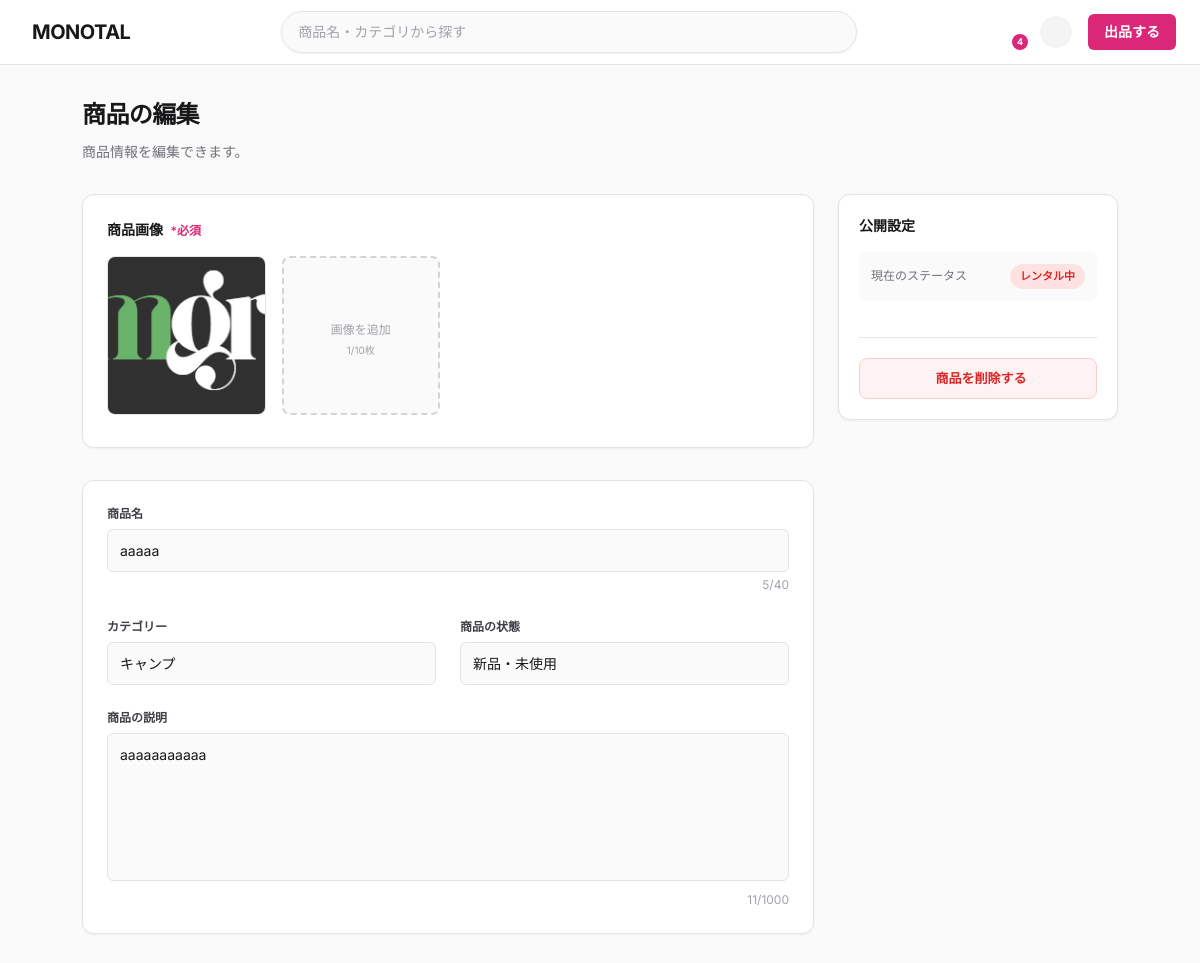
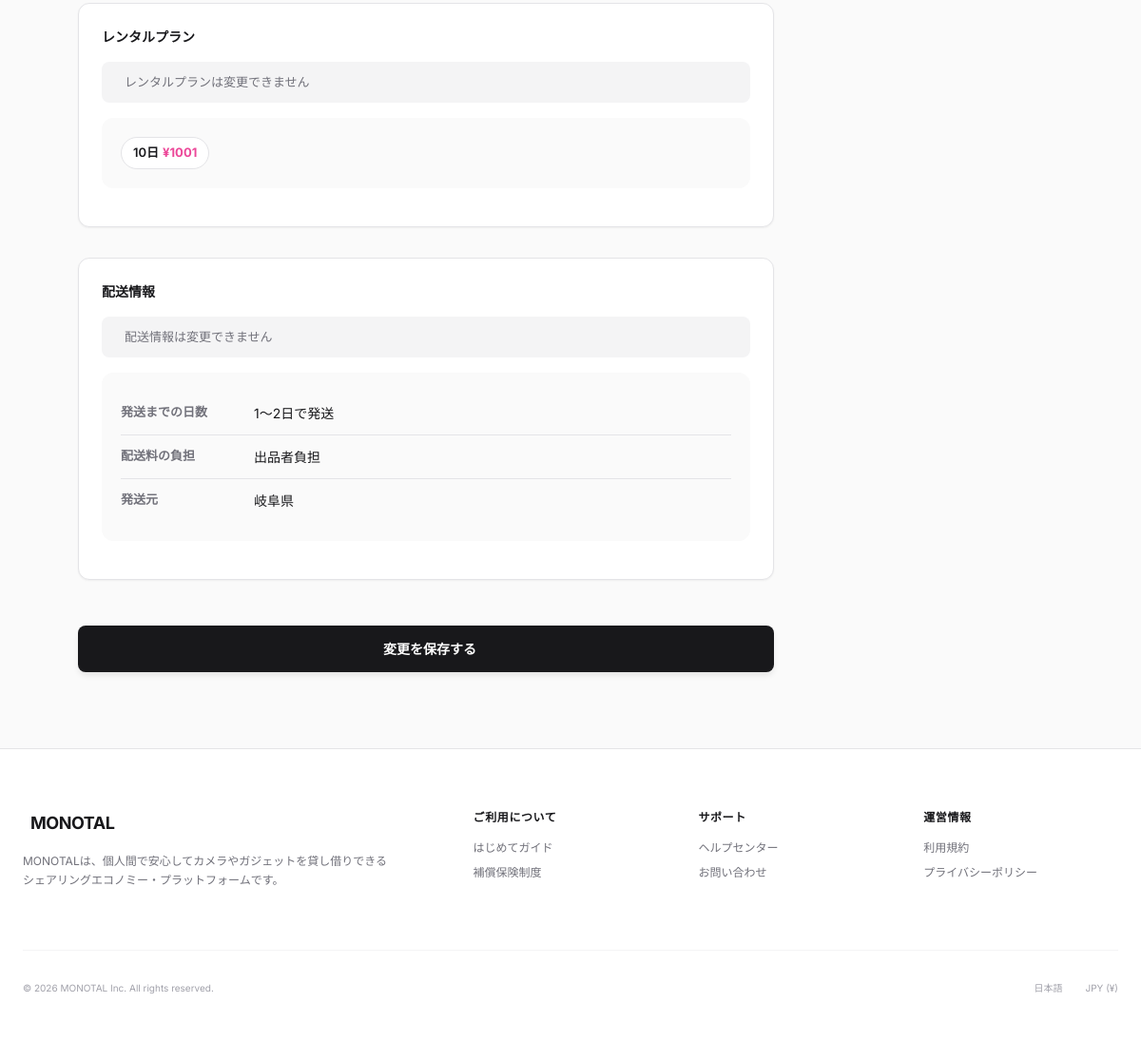
The app's page /monotal/product/1/edit/ (signed in) with its own data (2 pictures, top to bottom).
### monotal/models.py (models this page shows, shortened)
class ProductImage(models.Model):
    product_image_id = models.AutoField(primary_key=True)
    product = models.ForeignKey(
        Product,
        on_delete=models.CASCADE,
        related_name='images',
        db_column='product_id'
    )
    image = models.ImageField(upload_to='product_images/')
    display_order = models.IntegerField(default=0)  # 表示順序（0が最初）
    register_datetime = models.DateTimeField(auto_now_add=True)
    class Meta:
        db_table = 'T_ProductImage'
        verbose_name = '商品画像'
        verbose_name_plural = '商品画像'
        ordering = ['display_order', 'product_image_id']

class Product(models.Model):
    product_id = models.AutoField(primary_key=True)
    product_name = models.CharField(max_length=200)
    product_description = models.CharField(max_length=2000, null=True, blank=True)
    shipping_days = models.ForeignKey(
        ShippingDays,
        on_delete=models.PROTECT,
        db_column='shipping_days_id',
        null=True,
        blank=True
    )
    shipping_burden = models.ForeignKey(
        ShippingBurden,
        on_delete=models.PROTECT,
        db_column='shipping_burden_id',
        null=True,
        blank=True
    )
    product_condition = models.ForeignKey(
        ProductCondition,
        on_delete=models.PROTECT,
        db_column='product_condition_id'
    )
    product_status = models.ForeignKey(
        ProductStatus,
        on_delete=models.PROTECT,
        db_column='product_status_id'
    )
    product_category = models.ForeignKey(
        ProductCategory,
        on_delete=models.PROTECT,
        db_column='product_category_id'
    )
    rental_days = models.IntegerField()
    rental_fee = models.DecimalField(max_digits=10, decimal_places=2)
    contract_datetime = models.DateTimeField(null=True, blank=True)
    listing_stop_datetime = models.DateTimeField(null=True, blank=True)
    user = models.ForeignKey(
        User,
        on_delete=models.CASCADE,
        related_name='products',
        db_column='user_id'
    )
    shipping_address = models.ForeignKey(
        UserAddress,
        on_delete=models.SET_NULL,
        null=True,
        blank=True,
        related_name='products_as_shipping',
        db_column='shipping_address_id'
    )
    shipping_prefecture = models.ForeignKey(
        Prefecture,
        on_delete=models.SET_NULL,
        null=True,
        blank=True,
        related_name='products_as_shipping',
        db_column='shipping_prefecture_id'
    )
    register_datetime = models.DateTimeField(auto_now_add=True)
    update_datetime = models.DateTimeField(auto_now=True)
    delete_datetime = models.DateTimeField(null=True, blank=True)
    class Meta:
        db_table = 'T_Product'
        verbose_name = '商品'
        verbose_name_plural = '商品'

class ProductCategory(models.Model):
    product_category_id = models.AutoField(primary_key=True)
    parent_product_category = models.ForeignKey(
        'self',
        on_delete=models.CASCADE,
        null=True,
        blank=True,
        related_name='subcategories',
        db_column='parent_product_category_id'
    )
    category_name = models.CharField(max_length=100)
    class Meta:
        db_table = 'M_ProductCategory'
        verbose_name = '商品カテゴリ'
        verbose_name_plural = '商品カテゴリ'

class ProductCondition(models.Model):
    product_condition_id = models.AutoField(primary_key=True)
    condition_name = models.CharField(max_length=50, unique=True)
    class Meta:
        db_table = 'M_ProductCondition'
        verbose_name = '商品状態'
        verbose_name_plural = '商品状態'

class ProductRentalPlan(models.Model):
    product_rental_plan_id = models.AutoField(primary_key=True)
    product = models.ForeignKey(
        Product,
        on_delete=models.CASCADE,
        related_name='rental_plans',
        db_column='product_id'
    )
    rental_days = models.IntegerField()  # レンタル日数
    rental_fee = models.DecimalField(max_digits=10, decimal_places=0)  # レンタル金額
    register_datetime = models.DateTimeField(auto_now_add=True)
    class Meta:
        db_table = 'T_ProductRentalPlan'
        verbose_name = '商品レンタルプラン'
        verbose_name_plural = '商品レンタルプラン'
        ordering = ['rental_days']

class ShippingDays(models.Model):
    shipping_days_id = models.AutoField(primary_key=True)
    days_label = models.CharField(max_length=50, unique=True)  # 表示名: "1〜2日で発送"
    days_min = models.IntegerField()  # 最小日数
    days_max = models.IntegerField()  # 最大日数
    display_order = models.IntegerField(default=0)  # 表示順序
    class Meta:
        db_table = 'M_ShippingDays'
        verbose_name = '発送日数'
        verbose_name_plural = '発送日数'
        ordering = ['display_order', 'days_min']

class ShippingBurden(models.Model):
    shipping_burden_id = models.AutoField(primary_key=True)
    burden_name = models.CharField(max_length=50, unique=True)
    class Meta:
        db_table = 'M_ShippingBurden'
        verbose_name = '発送料負担'
        verbose_name_plural = '発送料負担'

class Prefecture(models.Model):
    prefecture_id = models.AutoField(primary_key=True)
    prefecture_name = models.CharField(max_length=10, unique=True)
    prefecture_code = models.CharField(max_length=2, unique=True)  # 01-47のコード
    class Meta:
        db_table = 'M_Prefecture'
        verbose_name = '都道府県'
        verbose_name_plural = '都道府県'
        ordering = ['prefecture_id']

### monotal/views.py (the view, shortened to what this page needs)
class ProductEditView(LoginRequiredMixin, View):
    login_url = '/monotal/login/'
    def get(self, request, product_id, *args, **kwargs):
        try:
            product = Product.objects.select_related(
                'product_condition',
                'product_status',
                'product_category',
                'shipping_days',
                'shipping_burden',
                'user'
            ).prefetch_related(
                'images',
                'rental_plans'
            ).get(
                product_id=product_id,
                delete_datetime__isnull=True
            )
        except Product.DoesNotExist:
            messages.error(request, '商品が見つかりません。')
            return redirect('product_list')
        if request.user != product.user:
            messages.error(request, 'この商品を編集する権限がありません。')
            return redirect('product_detail', product_id=product_id)
        if not BankAccount.objects.filter(user=request.user).exists():
            return redirect('bank_account_required')
        categories = ProductCategory.objects.filter(
            parent_product_category__isnull=True
        ).prefetch_related('subcategories')
        conditions = ProductCondition.objects.all()
        prefectures = Prefecture.objects.all()
        shipping_days_list = ShippingDays.objects.all()
        shipping_burdens = ShippingBurden.objects.all()
        product_statuses = ProductStatus.objects.all()
        rental_plans = ProductRentalPlan.objects.filter(
            product=product
        ).order_by('rental_days')
        user_addresses = UserAddress.objects.filter(
            user=request.user
        ).select_related('prefecture').order_by('-is_default', '-register_datetime')
        default_address = user_addresses.filter(is_default=True).first()
        has_bank_account = BankAccount.objects.filter(user=request.user).exists()
        context = {
            'product': product,
            'product_images': list(product.images.all()),
            'rental_plans': list(rental_plans),
            'categories': categories,
            'conditions': conditions,
            'prefectures': prefectures,
            'shipping_days_list': shipping_days_list,
            'shipping_burdens': shipping_burdens,
            'product_statuses': product_statuses,
            'user_addresses': user_addresses,
            'default_address': default_address,
            'has_bank_account': has_bank_account,
        }
        return render(request, 'product_edit.html', context)

### templates/product_edit.html (shortened to what this page needs)
{% extends 'base.html' %}
{% load static %}
{% block extra_css %}
<link rel="stylesheet" type="text/css" href="{% static 'css/create-sell.css' %}">
{% endblock %}
{% block content %}
<main class="sell-main edit-page-layout">
    <div class="page-header">
        <h1 class="page-title">商品の編集</h1>
        <p class="page-subtitle">商品情報を編集できます。</p>
    </div>
    <div class="edit-page-grid">
        <div class="edit-main-content">
            <form id="editForm" enctype="multipart/form-data" data-product-id="{{ product.product_id }}">
        <section class="form-section">
            <label class="section-label">商品画像 <span class="required-badge">*必須</span></label>
            <div class="image-grid" id="imageGrid">
                {% for image in product_images %}
                <div class="existing-image-item" data-image-id="{{ image.product_image_id }}">
                    <img src="{{ image.image.url }}" alt="商品画像">
                </div>
                {% endfor %}
                <div class="upload-box" id="uploadBox">
                    <span class="upload-text">画像を追加</span>
                    <span class="upload-limit">最大10枚</span>
                </div>
            </div>
        </section>
        <section class="form-section">
            <div class="form-group">
                <label class="input-label">商品名</label>
                <input type="text" id="productName" class="form-input" placeholder="PCモニター 27インチ 4K対応" value="{{ product.product_name }}">
                <div class="char-count" id="nameCount">{{ product.product_name|length }}/40</div>
            </div>
            <div class="form-row">
                <div class="form-group">
                    <label class="input-label">カテゴリー</label>
                    <div class="select-wrapper">
                        <select id="category" class="form-select">
                            {% for category in categories %}
                            <option value="{{ category.product_category_id }}" {% if product.product_category and product.product_category.product_category_id == category.product_category_id %}selected{% endif %}>{{ category.category_name }}</option>
                            {% endfor %}
                        </select>
                    </div>
                </div>
                <div class="form-group">
                    <label class="input-label">商品の状態</label>
                    <div class="select-wrapper">
                        <select id="condition" class="form-select">
                            {% for condition in conditions %}
                            <option value="{{ condition.product_condition_id }}" {% if product.product_condition and product.product_condition.product_condition_id == condition.product_condition_id %}selected{% endif %}>{{ condition.condition_name }}</option>
                            {% endfor %}
                        </select>
                    </div>
                </div>
            </div>
            <div class="form-group">
                <label class="input-label">商品の説明</label>
                <textarea id="description" rows="6" class="form-textarea" placeholder="色、素材、重さ、定価、注意点などを詳しく記載してください。">{{ product.product_description }}</textarea>
                <div class="char-count" id="descCount">{{ product.product_description|length }}/1000</div>
            </div>
        </section>
        <section class="form-section">
            <label class="section-label">レンタルプラン</label>
            <div class="readonly-notice">
                レンタルプランは変更できません
            </div>
            <div class="info-section">
                <div class="plan-list">
                    {% for plan in rental_plans %}
                    <span class="plan-badge">
                        <span class="days">{{ plan.rental_days }}日</span>
                        <span class="price">¥{{ plan.rental_fee|floatformat:0 }}</span>
                    </span>
                    {% empty %}
                    <span class="info-value">-</span>
                    {% endfor %}
                </div>
            </div>
        </section>
        <section class="form-section">
            <label class="section-label">配送情報</label>
            <div class="readonly-notice">
                配送情報は変更できません
            </div>
            <div class="info-section">
                <div class="info-row">
                    <span class="info-label">発送までの日数</span>
                    <span class="info-value">{% if product.shipping_days %}{{ product.shipping_days.days_label }}{% else %}-{% endif %}</span>
                </div>
                <div class="info-row">
                    <span class="info-label">配送料の負担</span>
                    <span class="info-value">{% if product.shipping_burden %}{{ product.shipping_burden.burden_name }}{% else %}-{% endif %}</span>
                </div>
                <div class="info-row">
                    <span class="info-label">発送元</span>
                    <span class="info-value">{% if product.shipping_prefecture %}{{ product.shipping_prefecture.prefecture_name }}{% else %}-{% endif %}</span>
                </div>
            </div>
        </section>
            <div class="submit-section">
                <button type="submit" id="submitBtn" class="submit-btn">
                    変更を保存する
                </button>
            </div>
            </form>
        </div>
        <aside class="edit-sidebar">
            <div class="status-panel">
                <h3 class="status-panel-title">公開設定</h3>
                <div class="current-status">
                    <span class="status-label">現在のステータス</span>
                    {% if product.product_status.product_status_id == 1 %}
                    <span class="status-badge status-badge-public">公開中</span>
                    {% elif product.product_status.product_status_id == 2 %}
                    <span class="status-badge status-badge-renting">レンタル中</span>
                    {% elif product.product_status.product_status_id == 4 %}
                    <span class="status-badge status-badge-private">非公開</span>
                    {% else %}
                    <span class="status-badge status-badge-other">{{ product.product_status.status_name }}</span>
                    {% endif %}
                </div>
                <hr class="status-divider">
                <div class="danger-zone">
                    <button type="button" id="deleteProductBtn" class="status-btn status-btn-delete">
                        商品を削除する
                    </button>
                </div>
            </div>
        </aside>
    </div>
</main>
{% endblock %}

### records on screen
ProductImage: image (picture)
Product: product_name "aaaaa", product_name|length "5", product_category.category_name "キャンプ", product_condition.condition_name "新品・未使用", product_description "aaaaaaaaaaa", product_description|length "11", shipping_days.days_label "1〜2日で発送", shipping_burden.burden_name "出品者負担", shipping_prefecture.prefecture_name "岐阜県"
ProductRentalPlan: rental_days "10", rental_fee "1001"

### other values on screen
{{ unread_notification_count }} "4"
